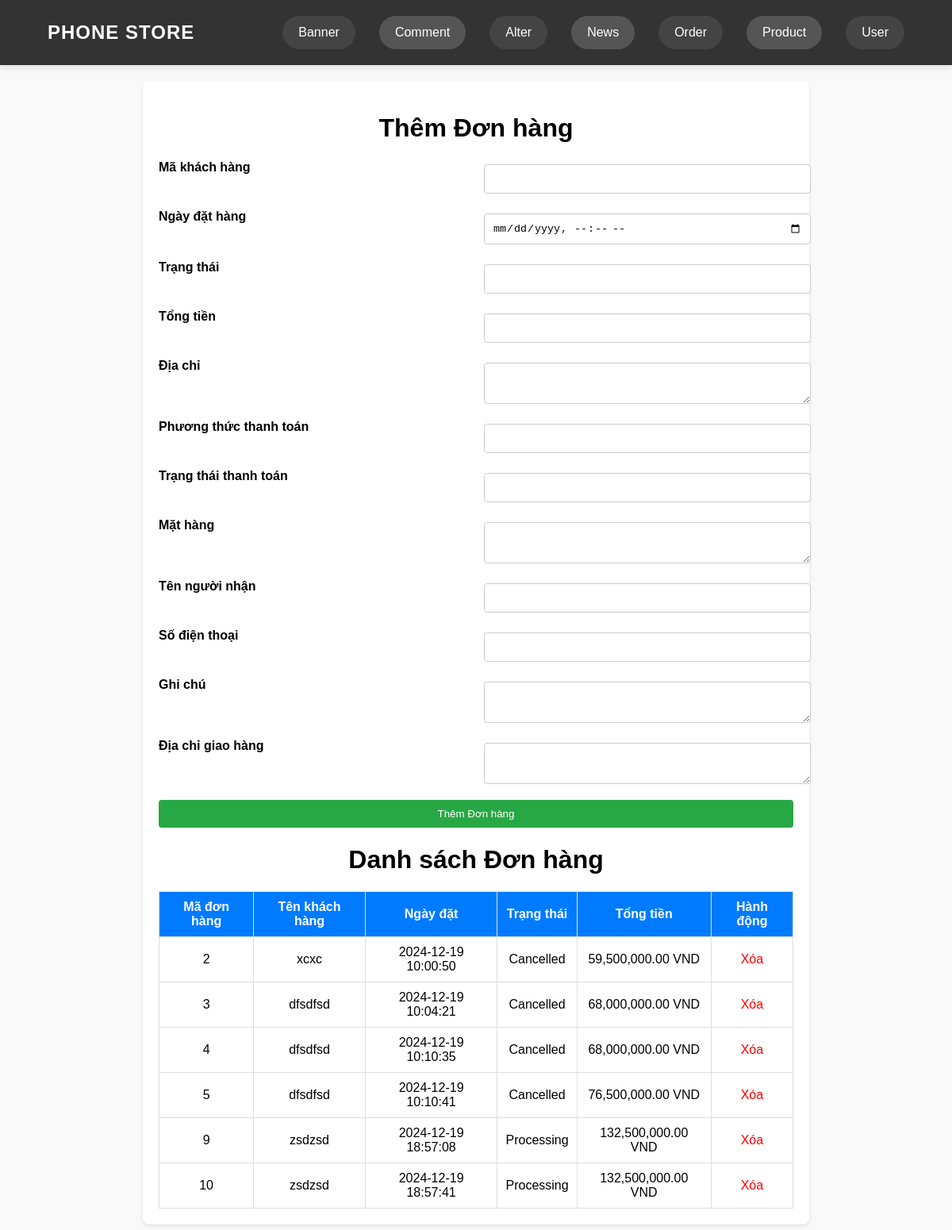
The app's page /orders_admin.php with its own data.
### tables this page shows
CREATE TABLE orders (
    order_id INTEGER PRIMARY KEY AUTOINCREMENT,
    customer_id INT NOT NULL,
    order_date DATETIME NOT NULL,
    status VARCHAR(50) NOT NULL,
    total_amount DECIMAL(10,2) NOT NULL,
    address TEXT NOT NULL,
    payment_method VARCHAR(50) NOT NULL,
    payment_status VARCHAR(50) NOT NULL,
    items TEXT NOT NULL,
    name_user VARCHAR(255),
    number VARCHAR(20),
    note TEXT,
    address_shipping TEXT,
    FOREIGN KEY (customer_id) REFERENCES users(user_id) ON DELETE CASCADE
);

### orders_admin.php (the view, shortened to what this page needs)
<?php
try {
    $db = new PDO('sqlite:phone_store.sqlite');
    $db->setAttribute(PDO::ATTR_ERRMODE, PDO::ERRMODE_EXCEPTION);
} catch (PDOException $e) {
    die("Lỗi kết nối cơ sở dữ liệu: " . $e->getMessage());
}
try {
    $orders = $db->query("SELECT * FROM orders")->fetchAll(PDO::FETCH_ASSOC);
} catch (PDOException $e) {
    die("Lỗi khi lấy danh sách đơn hàng: " . $e->getMessage());
}
?>
<!DOCTYPE html>
<html lang="vi">
<head>
    <link rel="stylesheet" href="admin/header_admin.css">
</head>
<body>
<?php include 'admin/header.php'; ?>
    <div class="container">
        <h1>Thêm Đơn hàng</h1>
        <form method="POST">
            <label for="customer_id">Mã khách hàng</label>
            <input type="number" name="customer_id" id="customer_id" required>
            <label for="order_date">Ngày đặt hàng</label>
            <input type="datetime-local" name="order_date" id="order_date" required>
            <label for="status">Trạng thái</label>
            <input type="text" name="status" id="status" required>
            <label for="total_amount">Tổng tiền</label>
            <input type="number" step="0.01" name="total_amount" id="total_amount" required>
            <label for="address">Địa chỉ</label>
            <textarea name="address" id="address" required></textarea>
            <label for="payment_method">Phương thức thanh toán</label>
            <input type="text" name="payment_method" id="payment_method" required>
            <label for="payment_status">Trạng thái thanh toán</label>
            <input type="text" name="payment_status" id="payment_status" required>
            <label for="items">Mặt hàng</label>
            <textarea name="items" id="items" required></textarea>
            <label for="name_user">Tên người nhận</label>
            <input type="text" name="name_user" id="name_user">
            <label for="number">Số điện thoại</label>
            <input type="text" name="number" id="number">
            <label for="note">Ghi chú</label>
            <textarea name="note" id="note"></textarea>
            <label for="address_shipping">Địa chỉ giao hàng</label>
            <textarea name="address_shipping" id="address_shipping"></textarea>
            <button type="submit">Thêm Đơn hàng</button>
        </form>
        <h1>Danh sách Đơn hàng</h1>
        <table>
            <thead>
                <tr>
                    <th>Mã đơn hàng</th>
                    <th>Tên khách hàng</th>
                    <th>Ngày đặt</th>
                    <th>Trạng thái</th>
                    <th>Tổng tiền</th>
                    <th>Hành động</th>
                </tr>
            </thead>
            <tbody>
                <?php foreach ($orders as $order): ?>
                    <tr>
                        <td><?= htmlspecialchars($order['order_id']) ?></td>
                        <td><?= htmlspecialchars($order['name_user']) ?></td>
                        <td><?= htmlspecialchars($order['order_date']) ?></td>
                        <td><?= htmlspecialchars($order['status']) ?></td>
                        <td><?= number_format($order['total_amount'], 2) ?> VND</td>
                        <td>
                            <a href="?delete_id=<?= $order['order_id'] ?>" class="delete-btn" onclick="return confirm('Bạn có chắc chắn muốn xóa đơn hàng này không?')">Xóa</a>
                        </td>
                    </tr>
                <?php endforeach; ?>
            </tbody>
        </table>
    </div>
</body>
</html>

### admin/header_admin.css (style rules this page uses)
body { font-family: 'Arial', sans-serif; margin: 0; padding: 0; background-color: #f5f5f5; }

### orders_admin.php (style rules this page uses)
body { font-family: Arial, sans-serif; margin: 0; padding: 0; background-color: #f9f9f9; }
.container { max-width: 800px; margin: 20px auto; background: #fff; padding: 20px; border-radius: 8px; box-shadow: 0 2px 5px rgba(0, 0, 0, 0.1); }
table { width: 100%; border-collapse: collapse; margin-top: 20px; }
table th, table td { border: 1px solid #ddd; padding: 10px; text-align: center; }
table th { background-color: #007bff; color: white; }
.delete-btn { color: red; cursor: pointer; text-decoration: none; }
h1 { text-align: center; }
form { display: grid; grid-template-columns: 1fr 1fr; gap: 20px; }
label { font-weight: bold; }
input, textarea, select { width: 100%; padding: 10px; margin-top: 5px; border: 1px solid #ccc; border-radius: 4px; }
button { grid-column: span 2; padding: 10px; background: #28a745; color: #fff; border: none; border-radius: 4px; cursor: pointer; }

### records on screen
orders: order_id "2", name_user "xcxc", order_date "2024-12-19 10:00:50", status "Cancelled", total_amount "59,500,000.00"
orders: order_id "3", name_user "dfsdfsd", order_date "2024-12-19 10:04:21", status "Cancelled", total_amount "68,000,000.00"
orders: order_id "4", name_user "dfsdfsd", order_date "2024-12-19 10:10:35", status "Cancelled", total_amount "68,000,000.00"
orders: order_id "5", name_user "dfsdfsd", order_date "2024-12-19 10:10:41", status "Cancelled", total_amount "76,500,000.00"
orders: order_id "9", name_user "zsdzsd", order_date "2024-12-19 18:57:08", status "Processing", total_amount "132,500,000.00"
orders: order_id "10", name_user "zsdzsd", order_date "2024-12-19 18:57:41", status "Processing", total_amount "132,500,000.00"
